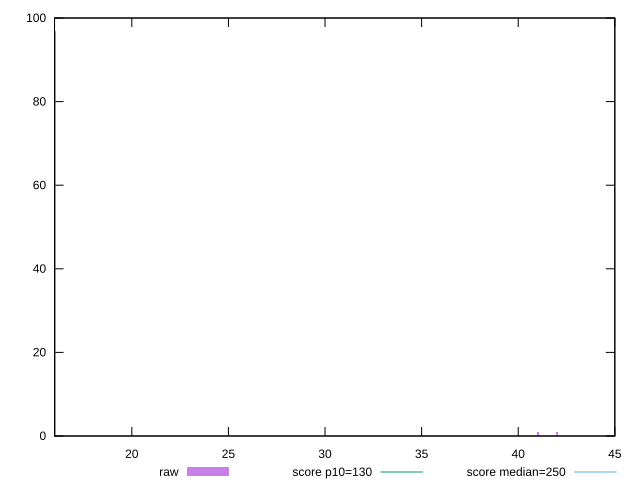

Source code (gnuplot):
reset

$raw <<EOF
16 97
41 1
42 1
45 1
EOF

set key outside below
set boxwidth 0.1
set xrange [16:45]
set yrange [0:100]
set trange [0:100]
set style fill transparent solid 0.5 noborder

set parametric
set terminal svg size 640, 490 enhanced background rgb 'white'
set output "reports/report_00030_2021-02-24T20-42-31.540Z/max-potential-fid/samples/agenda/raw/histogram.svg"

plot $raw title "raw" with boxes, \
     130,t title "score p10=130", \
     250,t title "score median=250"

reset
